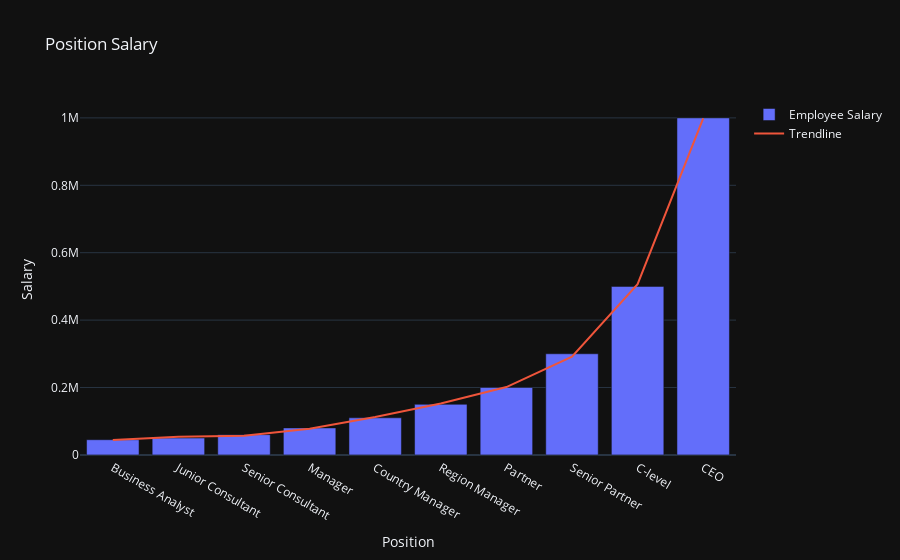

This figure's notebook cell:
### Code cell
#visualization for employee salary
Y_employee = dataset_train["Salary"]
poly_regressor = PolynomialFeatures(degree = 5)
X = np.array(dataset_train["Level"]).reshape(-1, 1)
X_poly_employee = pd.DataFrame(poly_regressor.fit_transform(X))
regressor.fit(X_poly_employee, Y_employee)
Y_employee_pred = regressor.predict(X_poly_employee)
trace0 = go.Bar(
    x = dataset_train["Position"], 
    y = Y_employee, 
    name = "Employee Salary",
)
trace1 = go.Scatter(
    x = dataset_train["Position"], 
    y = Y_employee_pred, mode = "lines", 
    name = "Trendline"
)
data = [trace0, trace1]
layout = go.Layout(title = "Position Salary")
fig = go.Figure(data, layout)
fig.update_layout(xaxis_title="Position", yaxis_title="Salary", 
                  template = "plotly_dark")
fig.show()

### Figure 1 — Plotly figure (JSON) as saved in the notebook; plotly's stock layout.template omitted (floating-point values rounded to 4 significant figures)
{"data": [{"name": "Employee Salary", "type": "bar", "x": ["Business Analyst", "Junior Consultant", "Senior Consultant", "Manager", "Country Manager", "Region Manager", "Partner", "Senior Partner", "C-level", "CEO"], "y": [45000, 50000, 60000, 80000, 110000, 150000, 200000, 300000, 500000, 1000000]}, {"mode": "lines", "name": "Trendline", "type": "scatter", "x": ["Business Analyst", "Junior Consultant", "Senior Consultant", "Manager", "Country Manager", "Region Manager", "Partner", "Senior Partner", "C-level", "CEO"], "y": [43900.0, 53840.0, 57070.0, 77290.0, 112300.0, 152700.0, 201300.0, 291600.0, 506600.0, 998400.0]}], "layout": {"title": {"text": "Position Salary"}, "xaxis": {"title": {"text": "Position"}}, "yaxis": {"title": {"text": "Salary"}}}}
